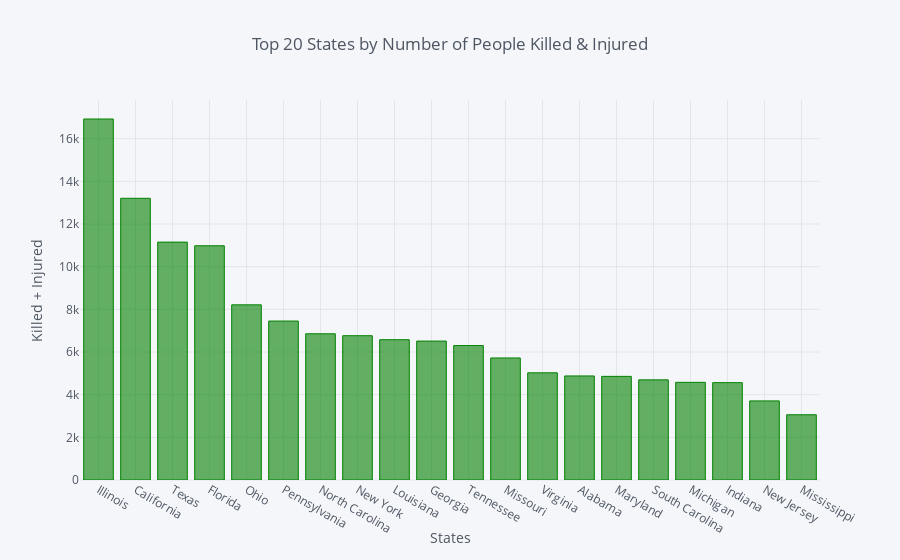

The code cell stored with this chart in its notebook:
### Code cell
configure_plotly_browser_state()
st = gun.groupby('state')['state','Total'].sum().sort_values('Total',ascending=False).head(20)
st.iplot(kind='bar',colors='green',title='Top 20 States by Number of People Killed & Injured',xTitle='States',yTitle='Killed + Injured')

### Figure 1 — Plotly figure (JSON) as saved in the notebook; plotly's stock layout.template omitted (floating-point values rounded to 4 significant figures)
{"data": [{"name": "Total", "uid": "d236f248-c926-11e8-be28-0242ac1c0002", "text": "", "y": [16923, 13206, 11152, 10981, 8211, 7451, 6854, 6764, 6577, 6512, 6302, 5721, 5025, 4878, 4858, 4694, 4578, 4564, 3708, 3059], "marker": {"color": "rgba(0, 128, 0, 0.6)", "line": {"color": "rgba(0, 128, 0, 1.0)", "width": 1}}, "x": ["Illinois", "California", "Texas", "Florida", "Ohio", "Pennsylvania", "North Carolina", "New York", "Louisiana", "Georgia", "Tennessee", "Missouri", "Virginia", "Alabama", "Maryland", "South Carolina", "Michigan", "Indiana", "New Jersey", "Mississippi"], "type": "bar", "orientation": "v"}], "layout": {"title": "Top 20 States by Number of People Killed & Injured", "paper_bgcolor": "#F5F6F9", "plot_bgcolor": "#F5F6F9", "yaxis": {"tickfont": {"color": "#4D5663"}, "title": "Killed + Injured", "showgrid": true, "zerolinecolor": "#E1E5ED", "titlefont": {"color": "#4D5663"}, "gridcolor": "#E1E5ED"}, "titlefont": {"color": "#4D5663"}, "xaxis": {"tickfont": {"color": "#4D5663"}, "title": "States", "showgrid": true, "zerolinecolor": "#E1E5ED", "titlefont": {"color": "#4D5663"}, "gridcolor": "#E1E5ED"}, "legend": {"bgcolor": "#F5F6F9", "font": {"color": "#4D5663"}}}}
